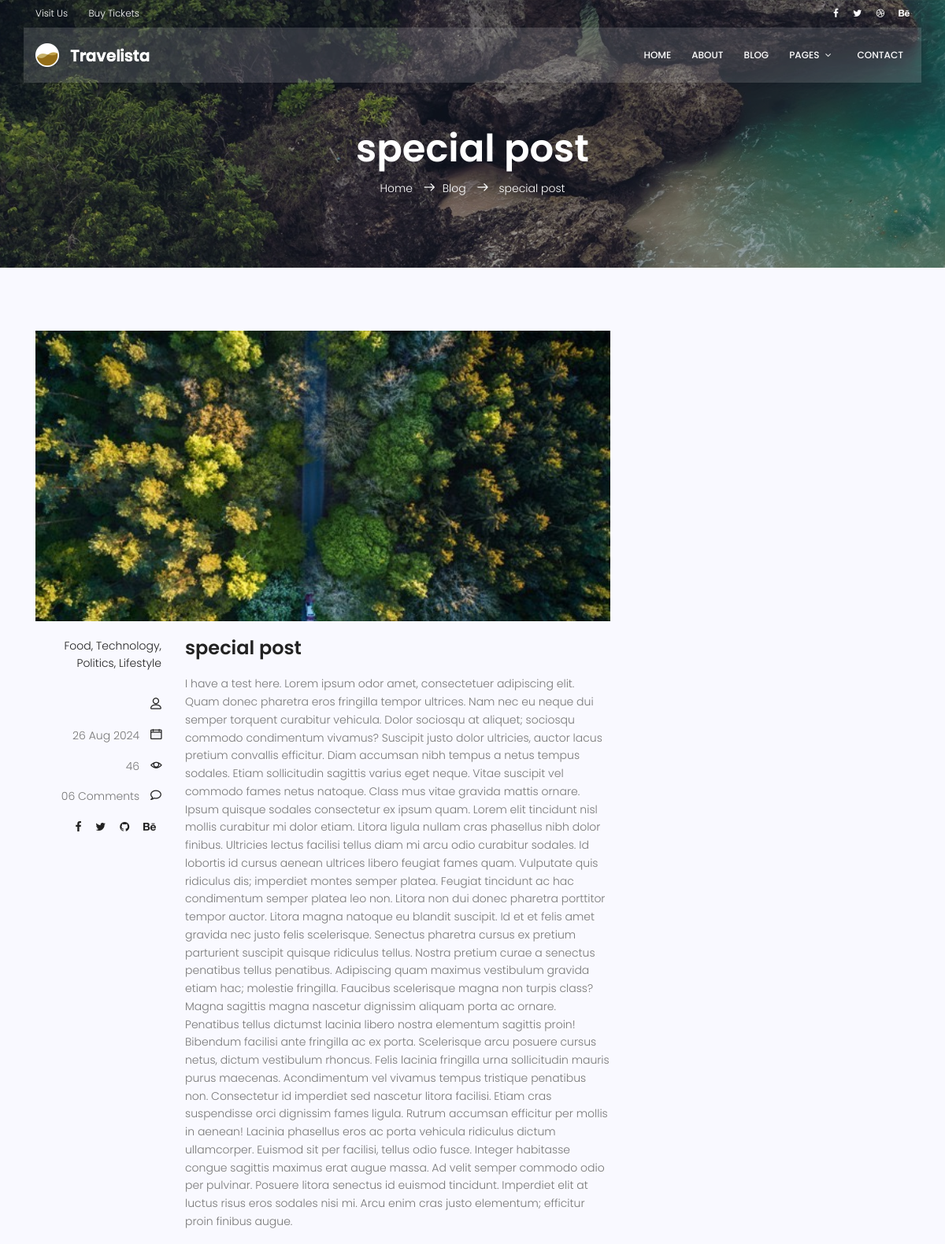
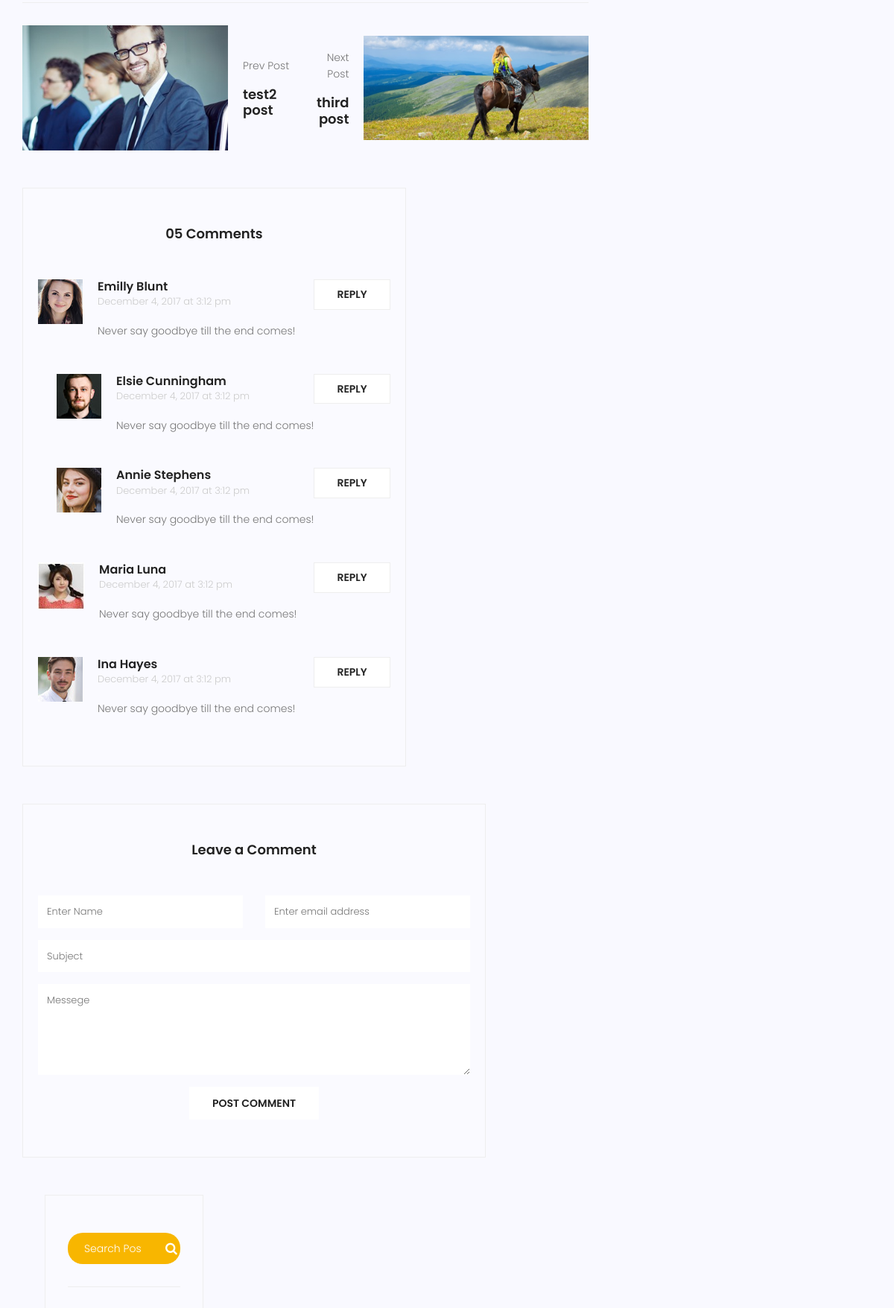
The app's page /blog/4 (upper part) with its own data (2 pictures, top to bottom).
### blog/models.py (models this page shows, shortened)
class Post(models.Model):
    title = models.CharField(max_length=250)
    content = models.TextField()
    category = models.ManyToManyField(Category)
    author = models.ForeignKey(User, on_delete=models.SET_NULL, null=True)
    image = models.ImageField(upload_to='blog/', default='blog/default.jpg' )
    counted_views = models.IntegerField(default=0)
    status = models.BooleanField(default=False)
    created_date = models.DateTimeField(auto_now_add=True)
    updated_date = models.DateTimeField(auto_now=True)
    published_date = models.DateTimeField(null=True)
    class Meta:
        ordering = ['-created_date']

### blog/views.py (the view)
# urls.py: path('<int:pid>', blog_single_view, name='single'),
def blog_single_view(request, pid):
    current_time = timezone.now()
    posts = Post.objects.filter(status=True)
    posts = posts.exclude(published_date__gt=current_time)
    post = get_object_or_404(posts, pk=pid)
    post_index = list(posts).index(post)
    previous_post = posts[post_index - 1] if post_index > 0 else None
    next_post = posts[post_index + 1] if post_index < len(posts) - 1 else None
    post.counted_views += 1
    post.save()
    context = {'post': post, 'previous_post': previous_post, 'next_post' : next_post}
    return render(request, 'blog/blog-single.html', context)

### blog/templatetags/blog-tags.py (called while the page is built)
@register.inclusion_tag('blog/blog-popular-posts.html')
def latest_posts(arg=3):
    posts = Post.objects.filter(status=1).order_by('published_date')[:arg]
    return {'posts': posts}

### templates/blog/blog-single.html (shortened to what this page needs)
{% extends  'base.html'     %}
{% load static %}
{% load blog-tags %}
{% block content %}
			<section class="relative about-banner">
				<div class="overlay overlay-bg"></div>
				<div class="container">
					<div class="row d-flex align-items-center justify-content-center">
						<div class="about-content col-lg-12">
							<h1 class="text-white">
								{{post.title}}
							</h1>
							<p class="text-white link-nav"><a href="{% url 'index' %}">Home </a>  <span class="lnr lnr-arrow-right"></span><a href="{% url 'blog' %}">Blog </a> <span class="lnr lnr-arrow-right"></span>  {{post.title}}</p>
						</div>
					</div>
				</div>
			</section>
			<section class="post-content-area single-post-area">
				<div class="container">
					<div class="row">
						<div class="col-lg-8 posts-list">
							<div class="single-post row">
								<div class="col-lg-12">
									<div class="feature-img">
										<img class="img-fluid" src="{{post.image.url }}" alt="">
									</div>
								</div>
								<div class="col-lg-3  col-md-3 meta-details">
									<ul class="tags">
										<li><a href="#">Food,</a></li>
										<li><a href="#">Technology,</a></li>
										<li><a href="#">Politics,</a></li>
										<li><a href="#">Lifestyle</a></li>
									</ul>
									<div class="user-details row">
										<p class="user-name col-lg-12 col-md-12 col-6"><a href="#">{{author}}</a> <span class="lnr lnr-user"></span></p>
										<p class="date col-lg-12 col-md-12 col-6"><a href="#">{{post.published_date|date:"d M Y"}}</a> <span class="lnr lnr-calendar-full"></span></p>
										<p class="view col-lg-12 col-md-12 col-6"><a href="#">{{post.counted_views}}</a> <span class="lnr lnr-eye"></span></p>
										<p class="comments col-lg-12 col-md-12 col-6"><a href="#">06 Comments</a> <span class="lnr lnr-bubble"></span></p>
										<ul class="social-links col-lg-12 col-md-12 col-6">
											<li><a href="#"><i class="fa fa-facebook"></i></a></li>
											<li><a href="#"><i class="fa fa-twitter"></i></a></li>
											<li><a href="#"><i class="fa fa-github"></i></a></li>
											<li><a href="#"><i class="fa fa-behance"></i></a></li>
										</ul>
									</div>
								</div>
								<div class="col-lg-9 col-md-9">
									<h3 class="mt-20 mb-20">{{post.title}}</h3>
									<p class="excert">
										{{post.content}}
									</p>
								</div>
							<div class="navigation-area">
								<div class="row">
									{% if previous_post %}
									<div class="col-lg-6 col-md-6 col-12 nav-left flex-row d-flex justify-content-start align-items-center">
										<div class="thumb">
											<a href="{% url 'single' pid=previous_post.id %}"><img class="img-fluid" src="{{ previous_post.image.url}}" alt=""></a>
										</div>
										<div class="arrow">
											<a href="{% url 'single' pid=previous_post.id %}"></a>
										</div>
										<div class="detials">
											<p>Prev Post</p>
											<a href="{% url 'single' pid=previous_post.id %}"><h4>{{previous_post.title}}</h4></a>
										</div>
									</div>
									{% endif %}
									{% if next_post %}
									<div class="col-lg-6 col-md-6 col-12 nav-right flex-row d-flex justify-content-end align-items-center">
										<div class="detials">
											<p>Next Post</p>
											<a href="{% url 'single' pid=next_post.id %}"><h4>{{next_post.title}}</h4></a>
										</div>
										<div class="arrow">
											<a href="{% url 'single' pid=next_post.id %}"></a>
										</div>
										<div class="thumb">
											<a href="{% url 'single' pid=next_post.id %}"><img class="img-fluid" src="{{ next_post.image.url}}" alt=""></a>
										</div>
									</div>
									{% endif %}
								</div>
							</div>
							<div class="comments-area">
								<h4>05 Comments</h4>
								<div class="comment-list">
                                    <div class="single-comment justify-content-between d-flex">
                                        <div class="user justify-content-between d-flex">
                                            <div class="thumb">
                                                <img src="{% static 'img/blog/c1.jpg' %}" alt="">
                                            </div>
                                            <div class="desc">
                                                <h5><a href="#">Emilly Blunt</a></h5>
                                                <p class="date">December 4, 2017 at 3:12 pm </p>
                                                <p class="comment">
                                                    Never say goodbye till the end comes!
                                                </p>
                                            </div>
                                        </div>
                                        <div class="reply-btn">
                                               <a href="" class="btn-reply text-uppercase">reply</a>
                                        </div>
                                    </div>
                                </div>
								<div class="comment-list left-padding">
                                    <div class="single-comment justify-content-between d-flex">
                                        <div class="user justify-content-between d-flex">
                                            <div class="thumb">
                                                <img src="{% static 'img/blog/c2.jpg' %}" alt="">
                                            </div>
                                            <div class="desc">
                                                <h5><a href="#">Elsie Cunningham</a></h5>
                                                <p class="date">December 4, 2017 at 3:12 pm </p>
                                                <p class="comment">
                                                    Never say goodbye till the end comes!
                                                </p>
                                            </div>
                                        </div>
                                        <div class="reply-btn">
                                               <a href="" class="btn-reply text-uppercase">reply</a>
                                        </div>
                                    </div>
                                </div>
								<div class="comment-list left-padding">
                                    <div class="single-comment justify-content-between d-flex">
                                        <div class="user justify-content-between d-flex">
                                            <div class="thumb">
                                                <img src="{% static 'img/blog/c3.jpg' %}" alt="">
                                            </div>
                                            <div class="desc">
                                                <h5><a href="#">Annie Stephens</a></h5>
                                                <p class="date">December 4, 2017 at 3:12 pm </p>
                                                <p class="comment">
                                                    Never say goodbye till the end comes!
                                                </p>
                                            </div>
                                        </div>
                                        <div class="reply-btn">
                                               <a href="" class="btn-reply text-uppercase">reply</a>
                                        </div>
                                    </div>
                                </div>
								<div class="comment-list">
                                    <div class="single-comment justify-content-between d-flex">
                                        <div class="user justify-content-between d-flex">
                                            <div class="thumb">
                                                <img src="{% static 'img/blog/c4.jpg' %}" alt="">
                                            </div>
                                            <div class="desc">
                                                <h5><a href="#">Maria Luna</a></h5>
                                                <p class="date">December 4, 2017 at 3:12 pm </p>
                                                <p class="comment">
                                                    Never say goodbye till the end comes!
                                                </p>
                                            </div>
                                        </div>
                                        <div class="reply-btn">
                                               <a href="" class="btn-reply text-uppercase">reply</a>
                                        </div>
                                    </div>
                                </div>
								<div class="comment-list">
                                    <div class="single-comment justify-content-between d-flex">
                                        <div class="user justify-content-between d-flex">
                                            <div class="thumb">
                                                <img src="{% static 'img/blog/c5.jpg' %}" alt="">
                                            </div>
                                            <div class="desc">
                                                <h5><a href="#">Ina Hayes</a></h5>
                                                <p class="date">December 4, 2017 at 3:12 pm </p>
                                                <p class="comment">
                                                    Never say goodbye till the end comes!
                                                </p>
                                            </div>
                                        </div>
                                        <div class="reply-btn">
                                               <a href="" class="btn-reply text-uppercase">reply</a>
                                        </div>
                                    </div>
                                </div>
							</div>
							<div class="comment-form">
								<h4>Leave a Comment</h4>
								<form>
									<div class="form-group form-inline">
									  <div class="form-group col-lg-6 col-md-12 name">
									    <input type="text" class="form-control" id="name" placeholder="Enter Name" onfocus="this.placeholder = ''" onblur="this.placeholder = 'Enter Name'">
									  </div>
									  <div class="form-group col-lg-6 col-md-12 email">
									    <input type="email" class="form-control" id="email" placeholder="Enter email address" onfocus="this.placeholder = ''" onblur="this.placeholder = 'Enter email address'">
									  </div>
									</div>
									<div class="form-group">
										<input type="text" class="form-control" id="subject" placeholder="Subject" onfocus="this.placeholder = ''" onblur="this.placeholder = 'Subject'">
									</div>
									<div class="form-group">
										<textarea class="form-control mb-10" rows="5" name="message" placeholder="Messege" onfocus="this.placeholder = ''" onblur="this.placeholder = 'Messege'" required=""></textarea>
									</div>
									<a href="#" class="primary-btn text-uppercase">Post Comment</a>
								</form>
							</div>
						</div>
						<div class="col-lg-4 sidebar-widgets">
							<div class="widget-wrap">
                                {% include 'blog/blog-search.html' %}
							</div>
						</div>
					</div>
				</div>
			</section>
{% endblock %}

### records on screen
Post: title "special post", image (picture), published_date "26 Aug 2024", counted_views "46", content "I have a test here. Lorem ipsum odor amet, consectetuer adipiscing elit. Quam donec pharetra eros fringilla tempor ultrices. Nam nec eu neque dui semper torquent curabitur vehicula. Dolor sociosqu at aliquet; sociosqu commodo condimentum vivamus? Suscipit justo dolor ultricies, auctor lacus pretium convallis efficitur. Diam accumsan nibh tempus a netus tempus sodales. Etiam sollicitudin sagittis varius eget neque. Vitae suscipit vel commodo fames netus natoque. Class mus vitae gravida mattis ornare. Ipsum quisque sodales consectetur ex ipsum quam. Lorem elit tincidunt nisl mollis curabitur mi dolor etiam. Litora ligula nullam cras phasellus nibh dolor finibus. Ultricies lectus facilisi…"
Post: image (picture), title "test2 post"
Post: title "third post", image (placeholder picture)
